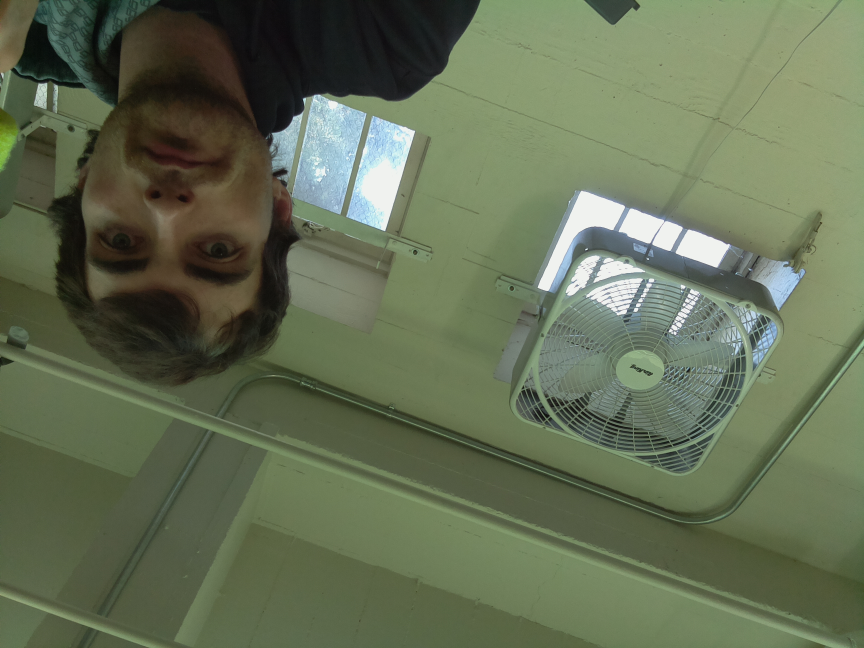
#> input picture build/image.jpg, 2592 x 1944 px, given in place of IMG_0776.MOV, which was not available (shown at 1/3 size)
$ python extract_point.py   (Python 2 division)   (older library calls are emulated)
#> lines starting #> are read from the running program, lines starting #| are printed output that depends on the picture; after the words box and inside, x2 and y2 are one past the last pixel; in counts of white or black regions, pixels touching at a corner belong together; long printed decimals are rounded; pictures that were not available may be replaced by others from this repository, and a replacement may not be noted
### inference.py
import dynamics
import numpy as np

def isotropic_mvn_densities(x_nd, m_kd, cov):
    """
    Given an array of N D-dimensional points, K means, and a single float representing the covariance matrix cov*eye(D),
      returns a NxK array of Gaussian densities
    """
    m_kd = np.atleast_2d(m_kd)
    n, k, d = x_nd.shape[0], m_kd.shape[0], m_kd.shape[1]
    assert x_nd.shape[1] == d

    diffs = (x_nd[:,None,:] - m_kd[None,:,:]).reshape((-1, d))
    out = np.exp(-.5/cov * (diffs*diffs).sum(axis=-1))
    out /= np.power(2.*np.pi*cov, d/2.)
    return out.reshape((n, k)).squeeze()

# [14 lines left out: function generate, not called in this run]


class Tracker(object):
    def __init__(self, mean_x_prior, var_x, var_z, noise_density, noise_prob):
        self.var_x = var_x
        self.mean_x_prior = mean_x_prior
        self.var_z = var_z
        self.noise_density = noise_density
        self.noise_prob = noise_prob

    def set_observations(self, obs):
        self.zs = obs

    def run_em(self, init_x=np.zeros(2)):
        curr_x = init_x
        x_history = [curr_x]
        obj_val_history = []

        steps = 5
        for i in range(steps):
            # e step
            Z = isotropic_mvn_densities(self.zs, curr_x, self.var_z)*self.noise_prob
            rs = Z / (Z + self.noise_density*(1. - self.noise_prob))
            # m step
            new_x = (self.var_z*self.mean_x_prior + self.var_x*(rs[:,None] * self.zs).sum(axis=0)) / (self.var_z + self.var_x*rs.sum())

            """
            # for debugging: compute objective value
            obj_val = np.linalg.norm(new_x - self.mean_x_prior)**2/self.var_x
            for k in range(self.zs.shape[0]):
                obj_val += rs[k]/self.var_z * np.linalg.norm(self.zs[k] - new_x)**2
            obj_val_history.append(obj_val)
            """

            x_history.append(new_x)
            curr_x = new_x

        return curr_x, x_history, obj_val_history


# [10 lines left out: function test_tracker, not called in this run]

# [2 lines that do not run on import are left out]

### extract_point.py
import cv2
import numpy as np
import IPython
from inference import *

capture = cv2.VideoCapture("data/IMG_0776.MOV")
if not capture.isOpened():
    exit()
cv2.namedWindow("Main")
points_list = []
index = 0
while True:
    rval, img = capture.read()
#> img is the input picture: shape (1944, 2592, 3); mean B, G, R 84.5, 110.7, 100.2
    if img is None:
        break
    height,width,channels = img.shape
#> height = 1944; width = 2592; channels = 3
    img = cv2.resize(img,(int(width/4.0),int(height/4.0)))
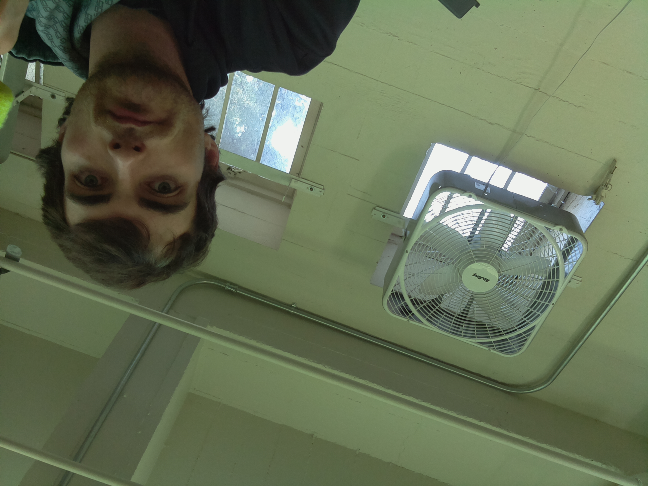
#> img: shape (486, 648, 3); mean B, G, R 84.6, 110.9, 100.4
    height,width,channels = img.shape
#> height = 486; width = 648

    print index
    index += 1

    img = cv2.cvtColor(img,cv2.cv.CV_BGR2YCrCb)
#> img: shape (486, 648, 3); mean of channels 0, 1, 2 104.8, 124.9, 116.6
    y,u,v = cv2.split(img)
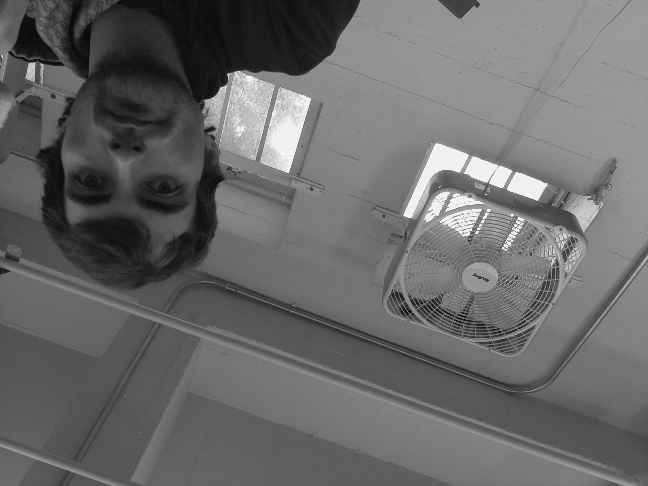
#> y: shape (486, 648); min 8, max 243, mean 104.8
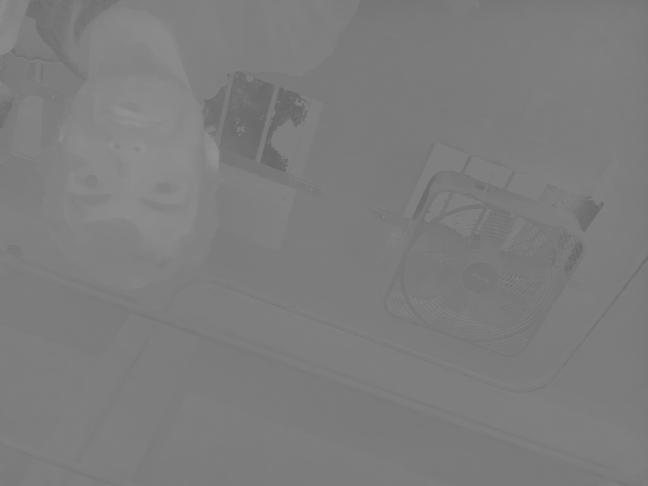
#> u: shape (486, 648); min 102, max 147, mean 124.9
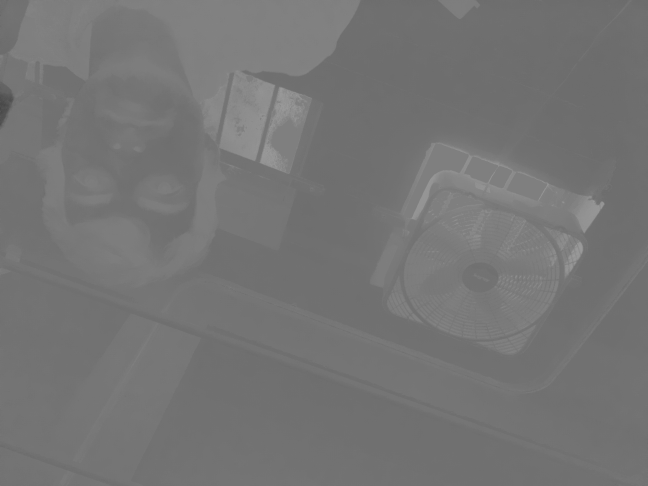
#> v: shape (486, 648); min 71, max 154, mean 116.6
    f = cv2.divide(cv2.add(u,v),2)
    fmin,fmax,minloc,maxloc = cv2.minMaxLoc(f)
#> fmin = 92; fmax = 128; minloc = (0, 109); maxloc = (121, 0)
    f = cv2.add(f,-fmin)
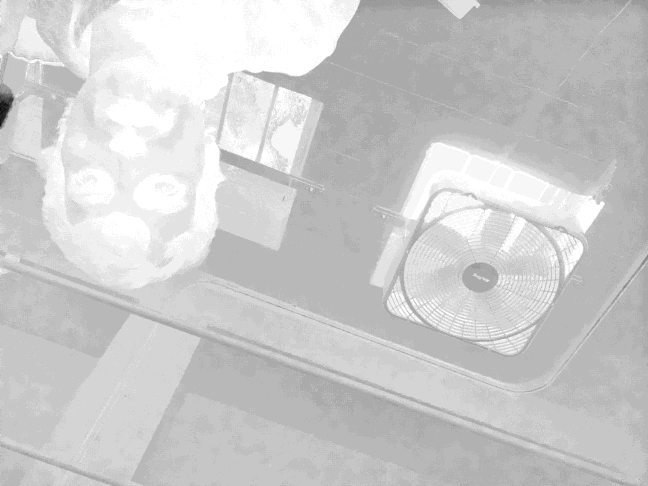
#> f: shape (486, 648); min 0, max 36, mean 28.8; drawn with min black and max white
    f = cv2.divide(f,(fmax-fmin)/255)

    min,f = cv2.threshold(f,200,255,cv2.THRESH_BINARY_INV)
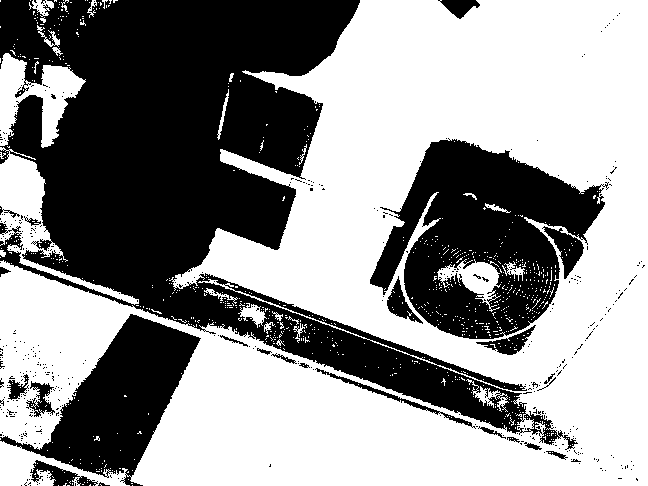
#> f: shape (486, 648); 57.2% white; 459 black regions (434 under 20 px), largest, box (x1, y1, x2, y2) and area: (0, 0, 578, 450) 88975, (370, 138, 609, 339) 25930, (0, 314, 201, 486) 13936

    points = np.transpose(np.nonzero(f))
#> points = 180007 pairs, first value 0 to 485, second value 0 to 647

    points = points/float(width)
#> points = 180007 pairs, first value 0 to 0.748, second value 0 to 0.998

    print "num points:",points.shape[0]
#| num points: 180007
    points_list.append(points)


    tracker = Tracker(mean_x_prior=np.array([10,10]),var_x=100000, var_z=.01, noise_density=1, noise_prob=.1)
    tracker.set_observations(points)
#> in set_observations, `self.zs = obs`: self.zs has the same summary as points outside set_observations
    curr_x, x_history, obj_val_history = tracker.run_em(init_x=np.array([0,0]))
#> the loop in run_em, `for i in range(steps):` made 5 passes
#> (m_kd in isotropic_mvn_densities, curr_x) on passes 2 to 5: ([[0.121, 0.0554]], [0.172, 0.0531]), ([[0.172, 0.0531]], [0.206, 0.0506]), ([[0.206, 0.0506]], [0.233, 0.0501]), ([[0.233, 0.0501]], [0.261, 0.051])
#> curr_x on pass 1: [0.121, 0.0554]
#> after the loop in run_em, `for i in range(steps):`: x_history = [[0, 0], [0.121, 0.0554], [0.172, 0.0531], [0.206, 0.0506], [0.233, 0.0501], [0.261, 0.051]]
#> curr_x = [0.261, 0.051]; obj_val_history = []
    print 'result', curr_x
#| result [0.2607 0.05102]

    top_left = tuple((curr_x*width).astype(int)-np.array([5,5]))
#> top_left = (163, 28)
    bottom_right = tuple((curr_x*width).astype(int)+np.array([5,5]))
#> bottom_right = (173, 38)
    print top_left
#| (163, 28)
    cv2.rectangle(f,top_left,bottom_right,(255,0,0),0)
#> f: shape (486, 648); 57.2% white; 460 black regions (434 under 20 px), largest, box (x1, y1, x2, y2) and area: (0, 0, 578, 450) 88854, (370, 138, 609, 339) 25930, (0, 314, 201, 486) 13936
    cv2.imshow("Main",f)
    key = cv2.waitKey(20)
#> (key Esc is pressed here)

$ run again, on build/test.jpg
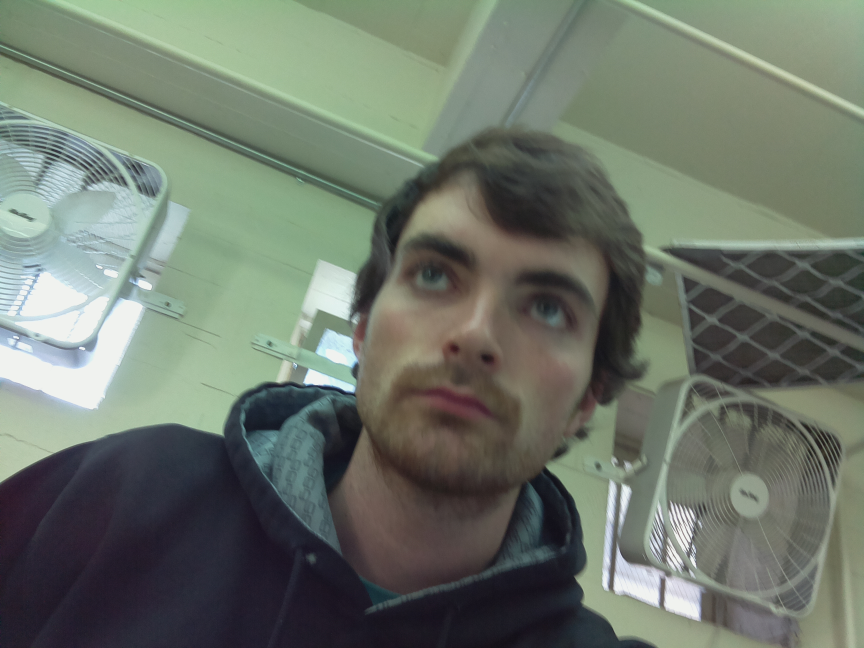
#> input picture build/test.jpg, 2592 x 1944 px, given in place of IMG_0776.MOV, which was not available (shown at 1/3 size)
#> img is the input picture: shape (1944, 2592, 3); mean B, G, R 106.4, 118, 109.4
#> `y,u,v = cv2.split(img)`:
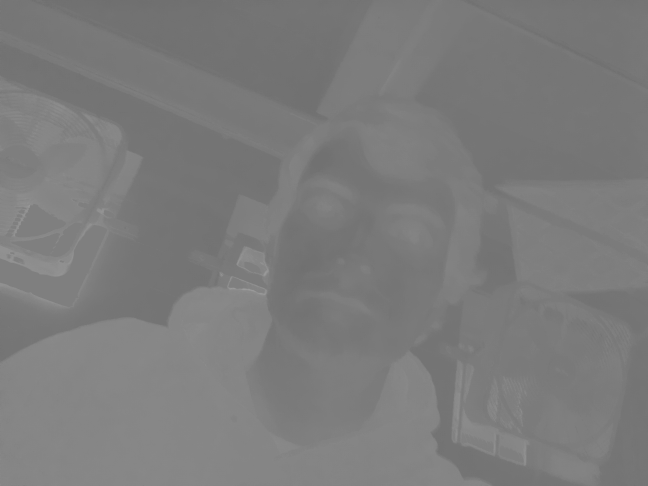
#> v: shape (486, 648); min 111, max 155, mean 123.7
#> fmin = 112; fmax = 128; minloc = (35, 0); maxloc = (27, 95)
#> `min,f = cv2.threshold(f,200,255,cv2.THRESH_BINARY_INV)`:
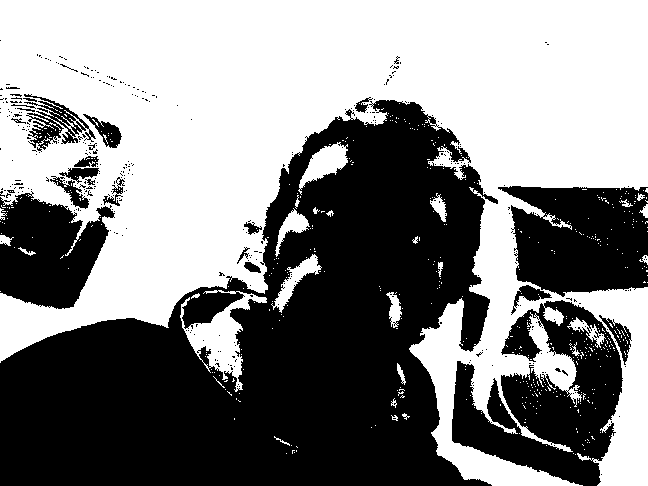
#> f: shape (486, 648); 52% white; 364 black regions (339 under 20 px), largest, box (x1, y1, x2, y2) and area: (0, 100, 498, 486) 106813, (452, 300, 623, 486) 17169, (498, 186, 648, 297) 12867
#> `points = np.transpose(np.nonzero(f))`: points = 163868 pairs, first value 0 to 485, second value 0 to 647
#> `points = points/float(width)`: points = 163868 pairs, first value 0 to 0.748, second value 0 to 0.998
#| num points: 163868
#> self.zs has the same summary as points outside set_observations
#> the loop in run_em, `for i in range(steps):` made 5 passes
#> (m_kd in isotropic_mvn_densities, curr_x) on passes 2 to 5: ([[0.0854, 0.0925]], [0.122, 0.141]), ([[0.122, 0.141]], [0.143, 0.172]), ([[0.143, 0.172]], [0.156, 0.196]), ([[0.156, 0.196]], [0.166, 0.215])
#> after the loop in run_em, `for i in range(steps):`: x_history = [[0, 0], [0.0854, 0.0925], [0.122, 0.141], [0.143, 0.172], [0.156, 0.196], [0.166, 0.215]]
#> `curr_x, x_history, obj_val_history = tracker.run_em(init_x=np.array([0..`: curr_x = [0.166, 0.215]; obj_val_history = []
#| result [0.1658 0.2145]
#> top_left = (102, 134)
#> bottom_right = (112, 144)
#| (102, 134)
